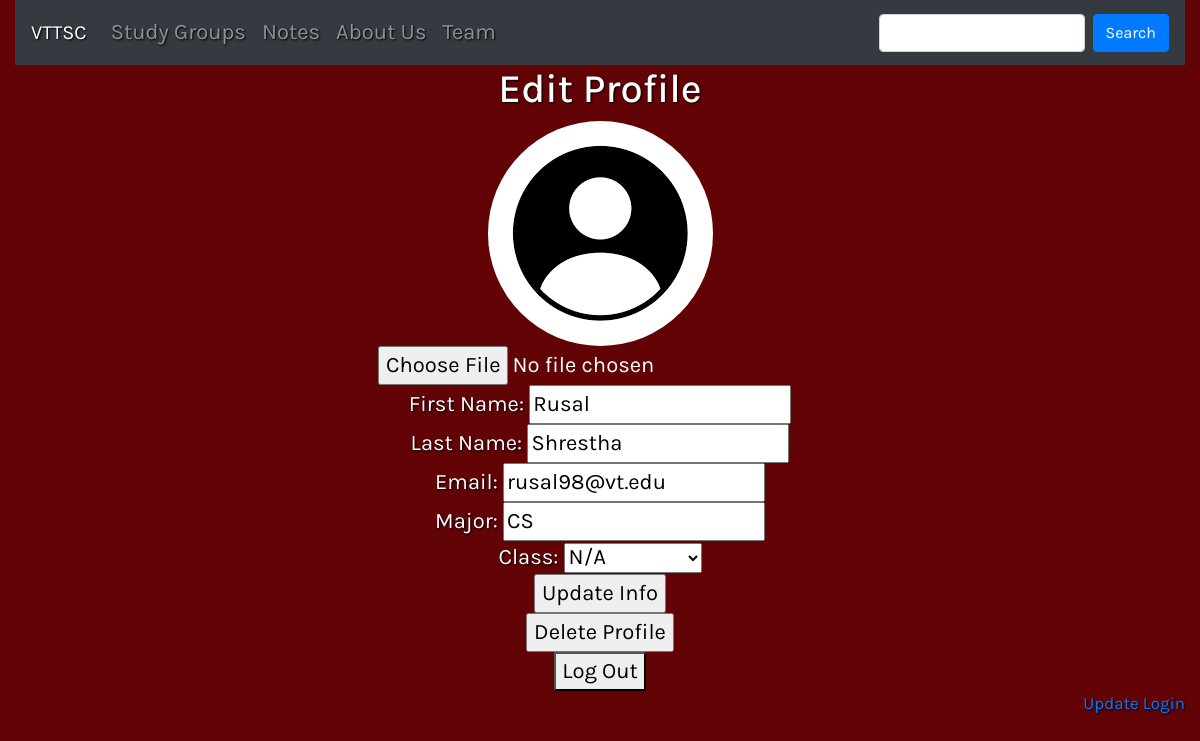
Screenshot of /EditProfilePage.php (signed in) with the database file from the repository.
### tables this page shows
CREATE TABLE IF NOT EXISTS `profiles` (
  `AccountID` int(11) NOT NULL AUTO_INCREMENT,
  `FirstName` varchar(50) NOT NULL,
  `LastName` varchar(50) NOT NULL,
  `Email` varchar(50) NOT NULL,
  `Class` varchar(11) NOT NULL,
  `Major` varchar(11) NOT NULL,
  `ProfilePic` mediumblob NOT NULL,
  PRIMARY KEY (`AccountID`)
);

### db.php (called while the page is built, shortened)
<?php
  class MySQLDB {
    private $dbConn;
    public function open_connection() {
      $this->dbConn = mysqli_connect(DB_HOST, DB_USER, DB_PASS, DB_NAME);
    }
    public function query($sql) {
      $result = mysqli_query($this->dbConn, $sql);
      return $result;
    }
  }
  $mydb = new MySQLDB();
 ?>

### EditProfilePage.php (the view, shortened to what this page needs)
<?php
  $fname="";
  $lname="";
  $major="";
  $email="";
  require_once("db.php");
  $sql= "Select FirstName, LastName, p.Email, Class, Major, ProfilePic FROM profiles p, login l Where p.Email = l.email AND p.Email = '{$_SESSION['email']}' ";
  $result = $mydb->query($sql);
  while($row= mysqli_fetch_array($result)){
    $fname=$row["FirstName"];
    $lname=$row["LastName"];
    $email=$row["Email"];
    $major=$row["Major"];
  }
?>
<!doctype html>
<html>
<head>
  <link href="css/bootstrap.min.css" rel="stylesheet">
</head>
<body>
  <div class="container-fluid">
  	<div class="row">
  		<div class="col-md-12">
        <nav class="navbar navbar-expand-lg navbar-dark bg-dark">
  				 <a class="navbar-brand" href="mainPage.php">VTTSC</a>
  				<div class="collapse navbar-collapse" id="bs-example-navbar-collapse-1">
  					<ul class="navbar-nav">
  						<li class="nav-item ">
  							 <a class="nav-link" href="StudyGroup.php">Study Groups<span class="sr-only">(current)</span></a>
  						</li>
  						<li class="nav-item">
  							 <a class="nav-link" href="notesHomePage.php">Notes</a>
  						</li>
              <li class="nav-item">
                 <a class="nav-link" href="AboutUs.html">About Us</a>
              </li>
              <li class="nav-item">
                 <a class="nav-link" href="teamIntro.php">Team</a>
              </li>
  					</ul>
  					<form class="form-inline navbar-nav ml-md-auto" action="searchpage.php" method="post">
  						<input class="form-control mr-sm-2" type="text" />
  						<button class="btn btn-primary my-2 my-sm-0" type="submit">
  							Search
  						</button>
  					</form>
  				</div>
  			</nav>
        <h1 align="center">Edit Profile</h1>
        <form method="post" action="EditProfilePage.php" align="center" onsubmit="setTimeout(function () { window.location.reload(); }, 10)">
          <img src="images/ProfilePic.png" class="rounded-circle"/><br />
          <input type="file" name="Filename"><br />
          First Name: <input name="FirstNametxt" type="text" value="<?php echo $fname; ?>"/> <br />
          Last Name: <input name="LastNametxt" type="text" value="<?php echo $lname; ?>"/> <br />
          Email: <input name="Emailtxt" type="email" placeholder="student@email.com" value="<?php echo $email; ?>"/> <br />
          Major: <input name="Majortxt"type="text" value="<?php echo $major; ?>"/><br />
          Class: <select name="Classdrop">
            <option value="N/A" <?php if($class = "N/A") echo "selected"; ?>>N/A</option>
          </select><br />
          <input name="submit" type="submit" value="Update Info" />
        </form>
        <form method="post" align="center" action="login.php">
          <input name="delete" type="submit" value="Delete Profile"/>
        </form>
        <form align="center" action="login.php">
          <button>Log Out</button>
        </form>
        <div class="text-right">
          <p>
            <a href="updateLogin.php">Update Login</a>
          </p>
        </div>
    </div>
</div>
</body>
</html>

### EditProfilePage.php (style rules this page uses)
body { background-color: rgb(98, 3, 6) ; font-family: 'Karla'; font-size: 22px; color: white; text-shadow: 1px 1px 2px black; }
p { font-size: 17px; }

### rows the page displays
profiles: FirstNametxt "Rusal", LastNametxt "Shrestha", Emailtxt "rusal98@vt.edu", Majortxt "CS"
